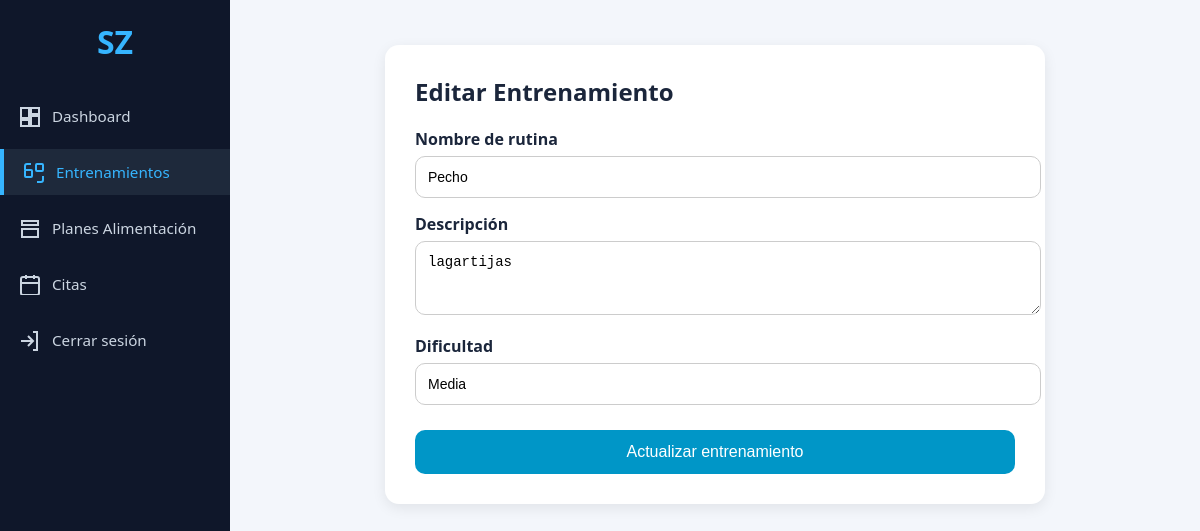
The app's page /index.php?controller=entrenamientos&action=edit&id=1 (signed in) with its own data.
### tables this page shows
CREATE TABLE `entrenamiento` (
  `idEntrenamiento` int(11) NOT NULL AUTO_INCREMENT,
  `nombreRutina` varchar(45) NOT NULL,
  `descripcionEje` varchar(255) DEFAULT NULL,
  `dificultad` varchar(45) DEFAULT NULL,
  `videoURL` varchar(255) DEFAULT NULL,
  `fechaCreacion` date DEFAULT curdate(),
  `idCoach` int(11) DEFAULT NULL,
  `idUsuario` int(11) DEFAULT NULL,
  PRIMARY KEY (`idEntrenamiento`),
  KEY `idCoach` (`idCoach`),
  KEY `idUsuario` (`idUsuario`),
  CONSTRAINT `entrenamiento_ibfk_1` FOREIGN KEY (`idCoach`) REFERENCES `coach` (`idCoach`) ON DELETE SET NULL,
  CONSTRAINT `entrenamiento_ibfk_2` FOREIGN KEY (`idUsuario`) REFERENCES `usuarios` (`idUsuario`) ON DELETE SET NULL
);

### app/controllers/EntrenamientosController.php (called while the page is built, shortened)
<?php
require_once __DIR__ . '/../models/EntrenamientosModel.php';
class EntrenamientosController {
    private $model;
    public function __construct($db) {
        $this->model = new EntrenamientosModel($db);
    }
    public function edit() {
        $id = $_GET['id'] ?? null;
        $entrenamiento = $this->model->obtenerPorId($id);
        require __DIR__ . '/../views/entrenador/entrenamientos-edit.php';
    }
}

### app/models/EntrenamientosModel.php (called while the page is built, shortened)
<?php
class EntrenamientosModel {
    private $db;
    public function __construct($db) {
        $this->db = $db;
    }
    public function obtenerPorId($id) {
        $sql = "SELECT * FROM entrenamiento WHERE idEntrenamiento = ?";
        $stmt = $this->db->prepare($sql);
        $stmt->bind_param("i", $id);
        $stmt->execute();
        return $stmt->get_result()->fetch_assoc();
    }
}

### app/views/entrenador/entrenamientos-edit.php (the view, shortened to what this page needs)
<!DOCTYPE html>
<html lang="es">
<head>
    <link rel="stylesheet" href="public/css/trainer.css">
</head>
<body>
<aside class="sidebar-trainer">
    <div class="sidebar-logo">SZ</div>
    <nav class="sidebar-nav">
        <a href="index.php?controller=coach&action=index"
           class="sidebar-item <?= ($_GET['controller'] ?? '') === 'coach' ? 'active' : '' ?>">
            <svg fill="none" stroke="currentColor" stroke-width="2">
                <path d="M3 13h8V3H3v10zm0 8h8v-6H3v6zm10 0h8v-10h-8v10zm0-18v6h8V3h-8z"/>
            </svg>
            <span>Dashboard</span>
        </a>
        <a href="index.php?controller=entrenamientos&action=index"
           class="sidebar-item <?= ($_GET['controller'] ?? '') === 'entrenamientos' ? 'active' : '' ?>">
            <svg fill="none" stroke="currentColor" stroke-width="2">
                <path d="M21 15v4a2 2 0 0 1-2 2h-4"/>
                <path d="M3 9V5a2 2 0 0 1 2-2h4"/>
                <rect x="3" y="9" width="7" height="7" rx="1"/>
                <rect x="14" y="3" width="7" height="7" rx="1"/>
            </svg>
            <span>Entrenamientos</span>
        </a>
        <a href="index.php?controller=PlanAlimentacion&action=listar"
           class="sidebar-item <?= ($_GET['controller'] ?? '') === 'PlanAlimentacion' ? 'active' : '' ?>">
            <svg fill="none" stroke="currentColor" stroke-width="2">
                <path d="M4 4h16v4H4z"/>
                <path d="M4 12h16v8H4z"/>
            </svg>
            <span>Planes Alimentación</span>
        </a>
        <a href="index.php?controller=citas&action=lista"
           class="sidebar-item <?= ($_GET['controller'] ?? '') === 'citas' ? 'active' : '' ?>">
            <svg fill="none" stroke="currentColor" stroke-width="2">
                <rect x="3" y="4" width="18" height="18" rx="2"/>
                <path d="M16 2v4M8 2v4M3 10h18"/>
            </svg>
            <span>Citas</span>
        </a>
        <a href="index.php?controller=user&action=logout" class="sidebar-item">
            <svg fill="none" stroke="currentColor" stroke-width="2">
                <path d="M15 3h4v18h-4"/>
                <path d="M10 17l5-5-5-5"/>
                <path d="M15 12H3"/>
            </svg>
            <span>Cerrar sesión</span>
        </a>
    </nav>
</aside>
<main class="main-content">
    <div class="form-container">
        <h2>Editar Entrenamiento</h2>
        <form action="index.php?controller=entrenamientos&action=update" method="POST">
            <label class="label">Nombre de rutina</label>
            <input type="text" name="nombreRutina" class="input"
                   value="<?= htmlspecialchars($entrenamiento['nombreRutina']) ?>">
            <label class="label">Descripción</label>
            <textarea name="descripcionEje" rows="3"><?= htmlspecialchars($entrenamiento['descripcionEje']) ?></textarea>
            <label class="label">Dificultad</label>
            <input type="text" name="dificultad" class="input"
                   value="<?= htmlspecialchars($entrenamiento['dificultad']) ?>">
            <button class="btn-save">Actualizar entrenamiento</button>
        </form>
    </div>
</main>
</body>
</html>

### public/css/trainer.css (style rules this page uses)
body { margin: 0; font-family: 'Segoe UI', Tahoma, sans-serif; background: #f3f6fb; display: flex; height: 100vh; }
.sidebar-trainer { width: 230px; background: #0f172a; height: 100vh; padding: 20px 0; position: fixed; top: 0; left: 0; }
.sidebar-logo { font-size: 2rem; color: #36b5ff; font-weight: bold; text-align: center; margin-bottom: 30px; }
.sidebar-nav { display: flex; flex-direction: column; gap: 10px; }
.sidebar-item { display: flex; align-items: center; gap: 12px; padding: 12px 18px; color: #cbd5e1; text-decoration: none; transition: 0.2s; }
.sidebar-item svg { width: 22px; height: 22px; }
.sidebar-item.active { background: #1e293b; border-left: 4px solid #36b5ff; color: #36b5ff; }
.sidebar-item span { font-size: 0.95rem; font-weight: 500; }
.main-content { margin-left: 230px; padding: 30px; }
.main-content { flex: 1; padding: 25px 40px; overflow-y: auto; }
.form-container { max-width: 600px; background: #fff; padding: 30px; border-radius: 14px; margin: 20px auto; box-shadow: 0 4px 14px rgba(0,0,0,0.08); }
.form-container h2 { margin-top: 0; color: #1b263b; }
.label { font-weight: bold; color: #1b263b; display: block; margin-top: 15px; }
.input, textarea { width: 100%; padding: 12px; border-radius: 10px; border: 1px solid #ccc; margin-top: 6px; font-size: 14px; }
.btn-save { margin-top: 25px; width: 100%; padding: 13px; background: #0096c7; color: #fff; border: none; border-radius: 10px; cursor: pointer; font-size: 16px; }

### records on screen
entrenamiento: nombreRutina "Pecho", descripcionEje "lagartijas", dificultad "Media"
